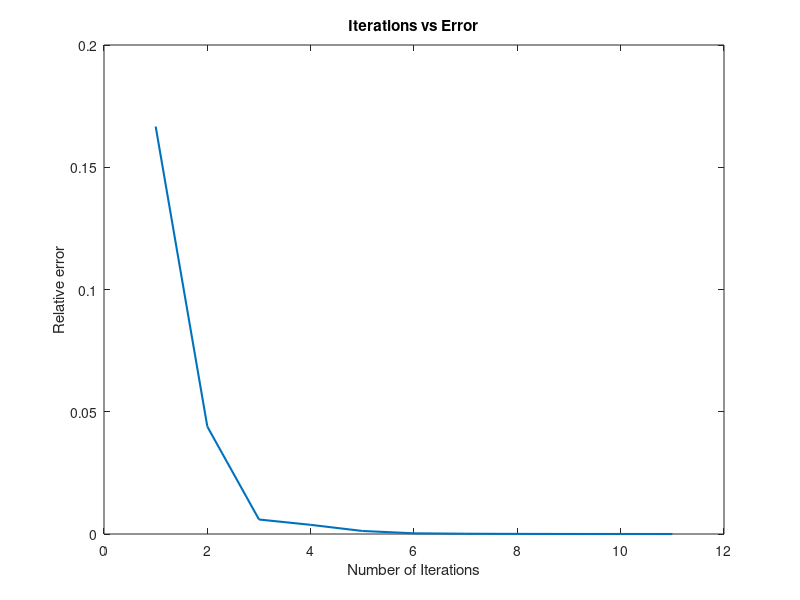

Reproduce this figure in MATLAB.
clear
clc
A = load('A.txt');
n = length(A);
B = zeros(n, 1) + 61;
operations = 0;
n = length(A);
iterations = 0;
Xf = zeros(n,1);
Xg = zeros(n,1);
ERR = 1;
error = 10^(-6);
w = 1.2;

while 1>0
    for i = 1:n
        sum = 0;
        for j = 1:n
            if(i~=j)
                sum = sum + (A(i,j)*Xf(j));
                operations = operations + 2;
            end
        end    
        
        Xf(i) = Xg(i);
        Xg(i) = (B(i) - sum)/A(i,i) ;
        Xf(i) = Xf(i)  + w*(Xg(i) - Xf(i));
        operations = operations + 5;
    end
    
    isConverging = 1; % like boolean value for checking convergence
    
    % checking convergence for every element
    for k = 1:n
        if abs((Xf(k) - Xg(k))/Xf(k)) > error
            isConverging = 0;
            break;
        end
    end
    
    if(isConverging == 1)
        break;
    end
    
    iterations  =iterations + 1;
    ERR(iterations) = max(abs((Xf - Xg)./Xf));
    
end
plot(1:iterations, ERR, 'LineWidth', 1.5);
title('Iterations vs Error');
xlabel('Number of Iterations');
ylabel('Relative error');
operations
Xf   